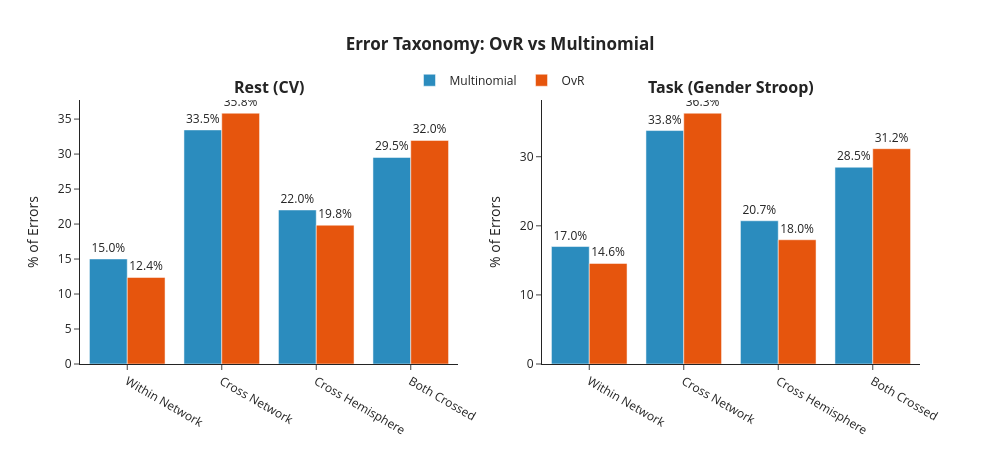

Source (notebook cell):
### Code cell
# =============================================================================
# ERROR TAXONOMY VISUALIZATION
# =============================================================================

categories = ['Within_Pct', 'CrossNet_Pct', 'CrossHemi_Pct', 'Both_Pct']
cat_labels = ['Within Network', 'Cross Network', 'Cross Hemisphere', 'Both Crossed']

fig = make_subplots(rows=1, cols=2, subplot_titles=['<b>Rest (CV)</b>', '<b>Task (Gender Stroop)</b>'])

for col_idx, condition in enumerate(['Rest', 'Task']):
    for model in ['Multinomial', 'OvR']:
        row_data = taxonomy_df[(taxonomy_df['Model'] == model) & (taxonomy_df['Condition'] == condition)].iloc[0]
        values = [row_data[cat] for cat in categories]
        color = COLORS['multinomial'] if model == 'Multinomial' else COLORS['ovr']
        
        fig.add_trace(
            go.Bar(name=model if col_idx == 0 else None, x=cat_labels, y=values, marker_color=color,
                   showlegend=(col_idx == 0), legendgroup=model,
                   text=[f'{v:.1f}%' for v in values], textposition='outside'),
            row=1, col=col_idx+1
        )

fig.update_layout(
    title=dict(text='<b>Error Taxonomy: OvR vs Multinomial</b>', x=0.5),
    barmode='group', template='simple_white', height=450, width=1000,
    yaxis_title='% of Errors', yaxis2_title='% of Errors',
    legend=dict(orientation='h', yanchor='bottom', y=1.02, xanchor='center', x=0.5)
)
fig.update_xaxes(tickangle=30)
fig.show()

### Figure 1 — Plotly figure (JSON) as saved in the notebook; plotly's stock layout.template omitted (floating-point values rounded to 4 significant figures)
{"data": [{"legendgroup": "Multinomial", "marker": {"color": "#2b8cbe"}, "name": "Multinomial", "showlegend": true, "text": ["15.0%", "33.5%", "22.0%", "29.5%"], "textposition": "outside", "type": "bar", "x": ["Within Network", "Cross Network", "Cross Hemisphere", "Both Crossed"], "xaxis": "x", "y": [15.01, 33.45, 22.01, 29.52], "yaxis": "y"}, {"legendgroup": "OvR", "marker": {"color": "#e6550d"}, "name": "OvR", "showlegend": true, "text": ["12.4%", "35.8%", "19.8%", "32.0%"], "textposition": "outside", "type": "bar", "x": ["Within Network", "Cross Network", "Cross Hemisphere", "Both Crossed"], "xaxis": "x", "y": [12.37, 35.84, 19.84, 31.95], "yaxis": "y"}, {"legendgroup": "Multinomial", "marker": {"color": "#2b8cbe"}, "showlegend": false, "text": ["17.0%", "33.8%", "20.7%", "28.5%"], "textposition": "outside", "type": "bar", "x": ["Within Network", "Cross Network", "Cross Hemisphere", "Both Crossed"], "xaxis": "x2", "y": [17.0, 33.79, 20.73, 28.48], "yaxis": "y2"}, {"legendgroup": "OvR", "marker": {"color": "#e6550d"}, "showlegend": false, "text": ["14.6%", "36.3%", "18.0%", "31.2%"], "textposition": "outside", "type": "bar", "x": ["Within Network", "Cross Network", "Cross Hemisphere", "Both Crossed"], "xaxis": "x2", "y": [14.55, 36.3, 17.98, 31.16], "yaxis": "y2"}], "layout": {"annotations": [{"font": {"size": 16}, "showarrow": false, "text": "<b>Rest (CV)</b>", "x": 0.225, "xanchor": "center", "xref": "paper", "y": 1, "yanchor": "bottom", "yref": "paper"}, {"font": {"size": 16}, "showarrow": false, "text": "<b>Task (Gender Stroop)</b>", "x": 0.775, "xanchor": "center", "xref": "paper", "y": 1, "yanchor": "bottom", "yref": "paper"}], "barmode": "group", "height": 450, "legend": {"orientation": "h", "x": 0.5, "xanchor": "center", "y": 1.02, "yanchor": "bottom"}, "title": {"text": "<b>Error Taxonomy: OvR vs Multinomial</b>", "x": 0.5}, "width": 1000, "xaxis": {"anchor": "y", "domain": [0, 0.45], "tickangle": 30}, "xaxis2": {"anchor": "y2", "domain": [0.55, 1], "tickangle": 30}, "yaxis": {"anchor": "x", "domain": [0, 1], "title": {"text": "% of Errors"}}, "yaxis2": {"anchor": "x2", "domain": [0, 1], "title": {"text": "% of Errors"}}}}
